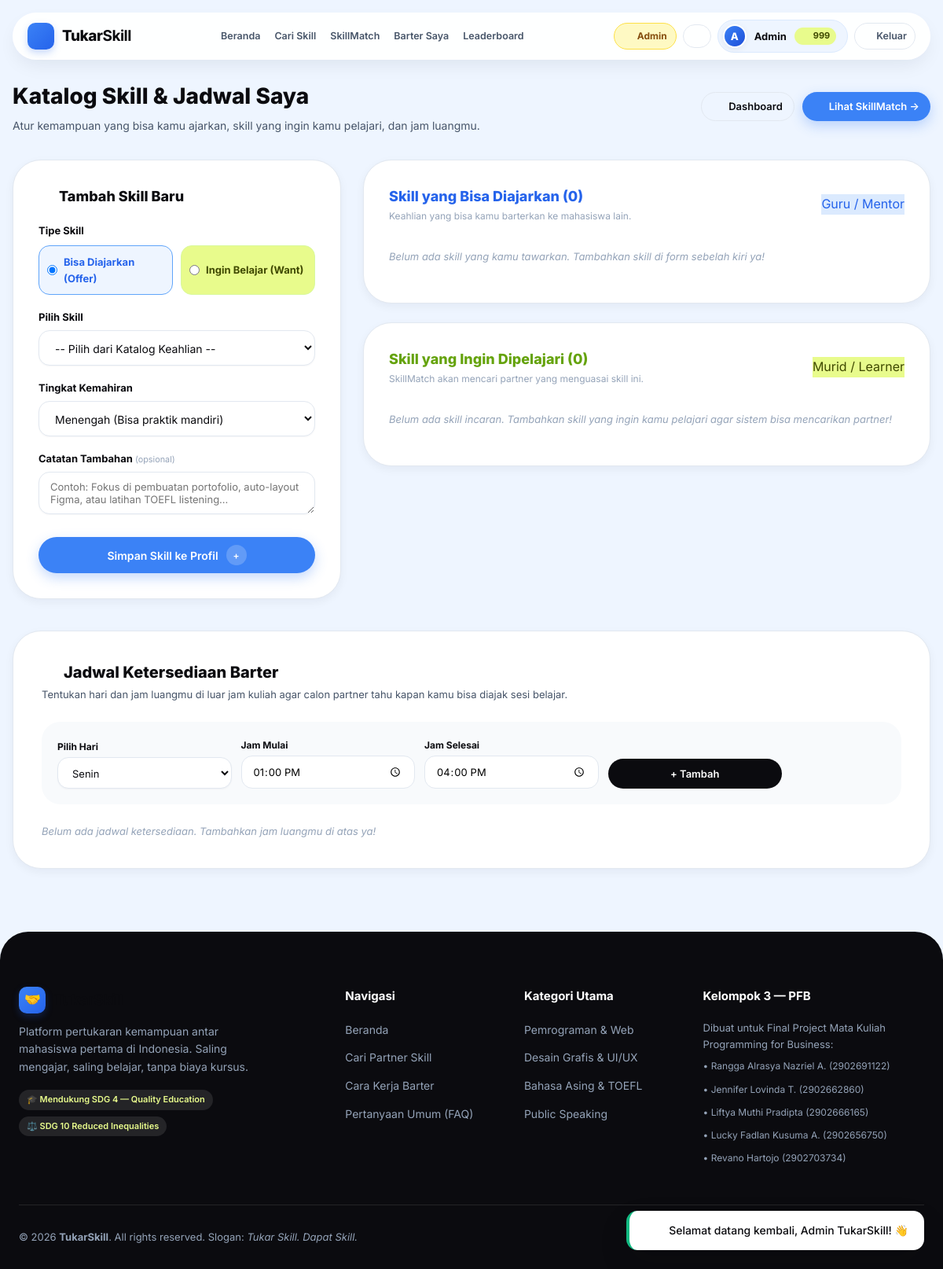
The page /my-skills.php (signed in) on the database its author committed.
### tables this page shows
CREATE TABLE `users` (
  `id` INT AUTO_INCREMENT PRIMARY KEY,
  `name` VARCHAR(100) NOT NULL,
  `nim` CHAR(10) NOT NULL UNIQUE,
  `email` VARCHAR(100) NOT NULL UNIQUE,
  `password` VARCHAR(255) NOT NULL,
  `major` VARCHAR(100) NOT NULL,
  `batch_year` YEAR NULL,
  `bio` TEXT NULL,
  `photo` VARCHAR(255) NULL,
  `whatsapp` VARCHAR(20) NULL,
  `role` ENUM('user', 'admin') NOT NULL DEFAULT 'user',
  `points` INT NOT NULL DEFAULT 20,
  `total_points` INT NOT NULL DEFAULT 20,
  `profile_bonus_given` TINYINT(1) NOT NULL DEFAULT 0,
  `is_active` TINYINT(1) NOT NULL DEFAULT 1,
  `remember_token` VARCHAR(64) NULL,
  `created_at` DATETIME NOT NULL DEFAULT CURRENT_TIMESTAMP,
  `updated_at` DATETIME NOT NULL DEFAULT CURRENT_TIMESTAMP ON UPDATE CURRENT_TIMESTAMP
);

### my-skills.php (the view, shortened to what the rows shown need)
<?php
require_once __DIR__ . '/includes/header.php';
?>
<div class="container" style="padding: 40px 16px 80px;">
    <div style="display: flex; justify-content: space-between; align-items: center; flex-wrap: wrap; gap: 16px; margin-bottom: 32px;">
        <div>
            <h1 style="font-size: 28px; font-weight: 800; color: var(--ink);">Katalog Skill & Jadwal Saya</h1>
        </div>
    </div>
</div>
<?php require_once __DIR__ . '/includes/footer.php'; ?>

### includes/header.php (shortened to what the rows shown need)
<?php
require_once __DIR__ . '/../config/db.php';
require_once __DIR__ . '/functions.php';
$logged_user = current_user();
?>
<!DOCTYPE html>
<html lang="id">
<head>
    <link rel="stylesheet" href="assets/css/style.css">
</head>
<body>
<header class="navbar">
    <nav class="nav-pill">
        <div class="nav-actions">
            <?php if (is_logged_in() && $logged_user): ?>
                <?php if ($logged_user['role'] === 'admin'): ?>
                    <a href="admin/index.php" class="btn btn-outline btn-sm" style="background: #fef9c3; border-color: #fde047; color: #854d0e; font-weight: 700; padding: 6px 11px; font-size: 12px; display: inline-flex; align-items: center; gap: 5px;" title="Buka Panel Admin">
                        <?= icon('shield', '', 13) ?> <span>Admin</span>
                    </a>
                <?php endif; ?>
                <a href="notifications.php" class="btn btn-outline btn-sm" style="padding: 6px 9px; position: relative; display: inline-flex; align-items: center; justify-content: center;" title="Notifikasi">
                    <?= icon('bell', '', 16) ?>
                </a>
                <a href="dashboard.php" class="user-menu-pill" title="Buka Dashboard">
                    <?= render_avatar($logged_user['photo'], $logged_user['name'], 30) ?>
                    <span style="font-weight: 700; font-size: 13px;"><?= e(explode(' ', $logged_user['name'])[0]) ?></span>
                    <span class="points-badge" title="Saldo Poin Aktif" style="display: inline-flex; align-items: center; gap: 4px;">
                        <?= icon('coins', '', 12) ?> <span><?= (int)$logged_user['points'] ?></span>
                    </span>
                </a>
                <a href="logout.php" class="btn btn-outline btn-sm" style="padding: 6px 10px; font-size: 12.5px; color: var(--gray-600); display: inline-flex; align-items: center; gap: 4px;" title="Keluar akun">
                    <?= icon('log-out', '', 13) ?> <span>Keluar</span>
                </a>
            <?php endif; ?>
        </div>
    </nav>
</header>

### includes/functions.php (shortened to what the rows shown need)
<?php
require_once __DIR__ . '/icons.php';
function user_avatar_url($photo, $name = '') {
    $first_word = strtolower(explode(' ', trim((string)$name))[0] ?? '');
    return '';
}
function render_avatar($photo, $name, $size = 40, $extra_class = '') {
    $url = user_avatar_url($photo, $name);
    $initial = strtoupper(substr(trim((string)$name), 0, 1) ?: 'U');
    $size_px = (int)$size;
    return '<div class="ts-avatar-fallback ' . e($extra_class) . '" style="width:' . $size_px . 'px; height:' . $size_px . 'px; border-radius:50%; background:linear-gradient(135deg, #3b82f6, #1d4ed8); color:#ffffff; font-weight:800; font-size:' . round($size_px * 0.42) . 'px; display:inline-flex; align-items:center; justify-content:center; border:2px solid #ffffff; box-shadow:0 2px 8px rgba(15,23,42,0.06); flex-shrink:0;">' . e($initial) . '</div>';
}
function e($string) {
    return htmlspecialchars((string)($string ?? ''), ENT_QUOTES, 'UTF-8');
}
function is_logged_in() {
    return isset($_SESSION['user_id']) && !empty($_SESSION['user_id']);
}
function current_user() {
    global $conn;
    static $cached_user = null;
    if ($cached_user !== null) {
        return $cached_user;
    }
    $user_id = (int)$_SESSION['user_id'];
    $stmt = $conn->prepare("SELECT id, name, nim, email, major, batch_year, bio, photo, whatsapp, role, points, total_points, is_active FROM users WHERE id = ? LIMIT 1");
    if ($stmt) {
        $stmt->bind_param("i", $user_id);
        $stmt->execute();
        $result = $stmt->get_result();
        $cached_user = $result->fetch_assoc();
    }
    return $cached_user;
}

### rows shown on the page
users: name "A", name "Admin", points "999"

### other values the page prints
$flash['message'] "Selamat datang kembali, Admin TukarSkill! 👋"
count($offer_skills) "0"
count($want_skills) "0"
